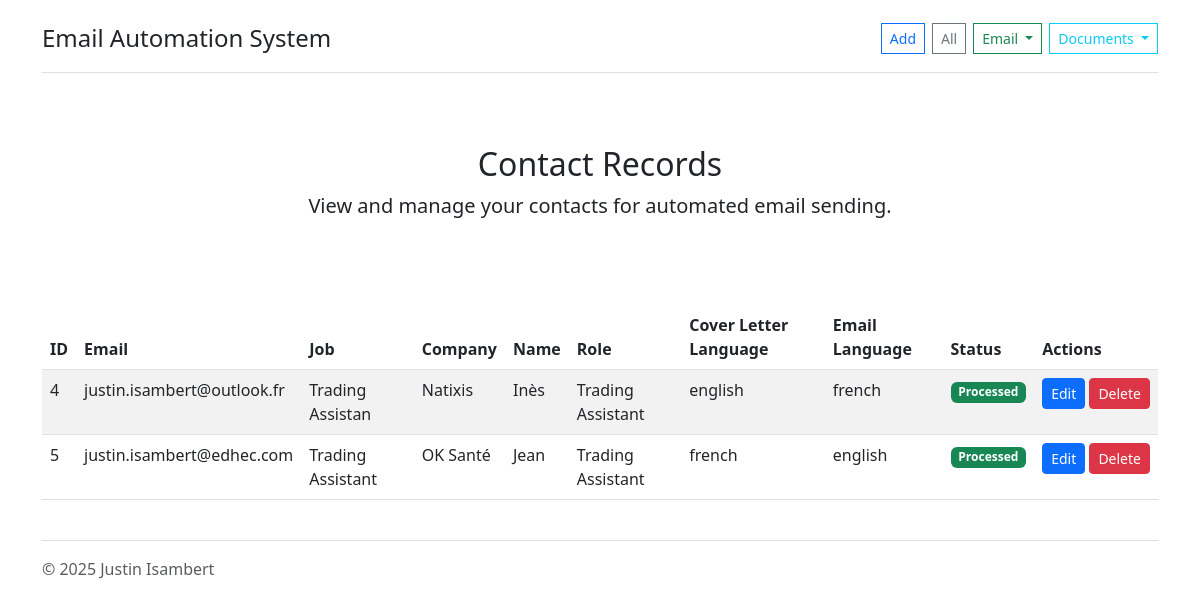
Before: / with the older database file.
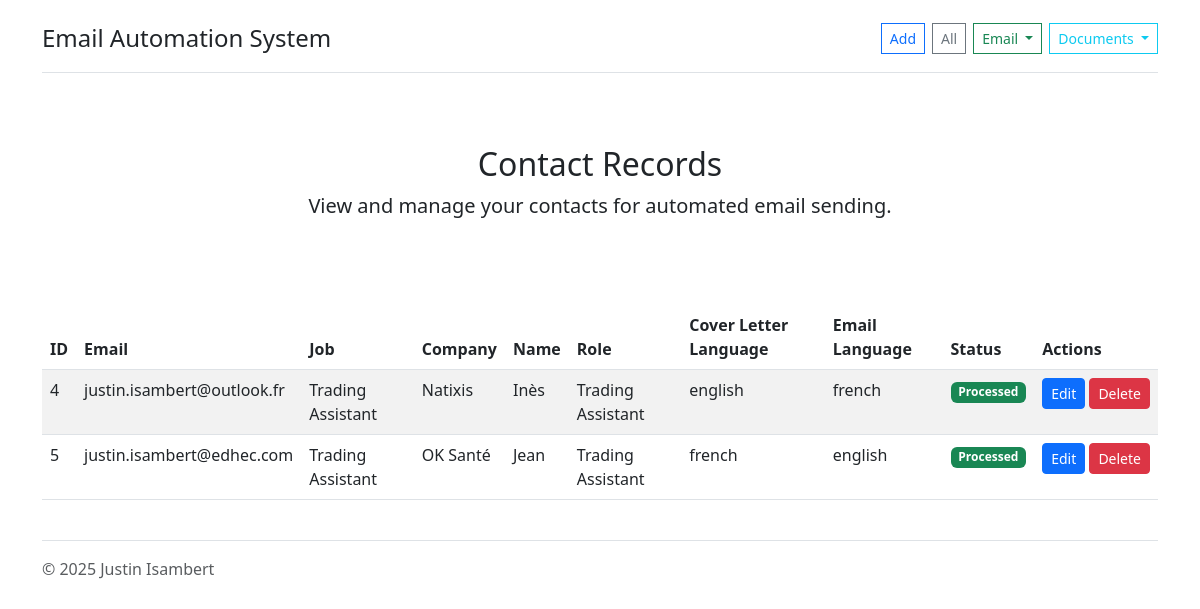
After: the same page with the newer database file.
### tables this page shows
CREATE TABLE "contacts" (
                id INTEGER PRIMARY KEY AUTOINCREMENT,
                email TEXT NOT NULL,
                job TEXT NOT NULL DEFAULT 'Trading Assistant',
                company TEXT NOT NULL,
                name TEXT,
                role TEXT NOT NULL DEFAULT 'Trading Assistant',
                cover_letter_language TEXT NOT NULL DEFAULT 'english',
                email_language TEXT NOT NULL DEFAULT 'french',
                processed BOOLEAN DEFAULT 0
            );

### app.py (the view)
@app.route('/')
def index():
    logger.info("Rendering main page")
    records = get_all_records()
    return render_template('index.html', records=records)

### database.py (called while the page is built)
def get_db_connection():
    conn = sqlite3.connect(DATABASE_FILE)
    conn.row_factory = sqlite3.Row
    return conn

def get_all_records(id=None):
    conn = get_db_connection()
    cursor = conn.cursor()
    if id is not None:
        cursor.execute('SELECT * FROM contacts WHERE id = ?', (id,))
        record = cursor.fetchone()
        conn.close()
        return record
    else:
        cursor.execute('SELECT * FROM contacts')
        records = cursor.fetchall()
        conn.close()
        return records

### templates/index.html (shortened to what this page needs)
{% extends 'base.html' %}
{% block content %}
<div class="py-5 text-center">
    <h2>Contact Records</h2>
    <p class="lead">View and manage your contacts for automated email sending.</p>
</div>
<div class="table-responsive">
    {% if records %}
    <table class="table table-striped table-hover">
        <thead>
            <tr>
                <th>ID</th>
                <th>Email</th>
                <th>Job</th>
                <th>Company</th>
                <th>Name</th>
                <th>Role</th>
                <th>Cover Letter Language</th>
                <th>Email Language</th>
                <th>Status</th>
                <th>Actions</th>
            </tr>
        </thead>
        <tbody>
            {% for record in records %}
            <tr>
                <td>{{ record.id }}</td>
                <td>{{ record.email }}</td>
                <td>{{ record.job }}</td>
                <td>{{ record.company }}</td>
                <td>{{ record.name if record.name else "-" }}</td>
                <td>{{ record.role }}</td>
                <td>{{ record.cover_letter_language }}</td>
                <td>{{ record.email_language }}</td>
                <td>
                    {% if record.processed %}
                    <span class="badge bg-success">Processed</span>
                    {% else %}
                    <span class="badge bg-warning text-dark">Pending</span>
                    {% endif %}
                </td>
                <td class="btn-group-sm">
                    <a href="{{ url_for('edit', id=record.id) }}" class="btn btn-primary btn-sm">Edit</a>
                    <a href="{{ url_for('delete', id=record.id) }}" class="btn btn-danger btn-sm" onclick="return confirm('Are you sure you want to delete this record?')">Delete</a>
                </td>
            </tr>
            {% endfor %}
        </tbody>
    </table>
    {% else %}
    <div class="alert alert-info">
        <p>No records found. <a href="{{ url_for('add') }}">Add your first contact</a>.</p>
    </div>
    {% endif %}
</div>
{% endblock %}

### templates/base.html (shortened to what this page needs)
<!DOCTYPE html>
<html lang="en">
<head>
    <link href="https://cdn.jsdelivr.net/npm/bootstrap@5.3.0-alpha1/dist/css/bootstrap.min.css" rel="stylesheet">
</head>
<body>
    <div class="container">
        <header class="pb-3 mb-4 border-bottom">
            <div class="d-flex align-items-center justify-content-between">
                <a href="/" class="d-flex align-items-center text-dark text-decoration-none">
                    <span class="fs-4">Email Automation System</span>
                </a>
                <div>
                    <div class="btn-group gap-2">
                        <a href="/add" class="btn btn-outline-primary btn-sm rounded-0">Add</a>
                        <a href="/" class="btn btn-outline-secondary btn-sm rounded-0">All</a>
                        <div class="btn-group">
                            <button type="button" class="btn btn-outline-success btn-sm rounded-0 dropdown-toggle" data-bs-toggle="dropdown" aria-expanded="false">
                                Email
                            </button>
                        </div>
                        <div class="btn-group">
                            <button type="button" class="btn btn-outline-info btn-sm rounded-0 dropdown-toggle" data-bs-toggle="dropdown" aria-expanded="false">
                                Documents
                            </button>
                        </div>
                    </div>
                </div>
            </div>
        </header>
        <main>
            {% block content %}{% endblock %}
        </main>
        <footer class="pt-3 mt-4 text-muted border-top">
            &copy; 2025 Justin Isambert
        </footer>
    </div>
</body>
</html>

### templates/base.html (style rules this page uses)
body { padding-top: 20px; }
.table-responsive { margin-top: 20px; }
.btn-group-sm { white-space: nowrap; }

Changed rows visible on the page:
changed contacts "justin.isambert@outlook.fr": job "Trading Assistan" → "Trading Assistant"
